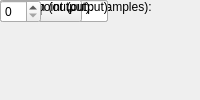
<?xml version="1.0" encoding="UTF-8"?>
<ui version="4.0">
 <class>MainWindow</class>
 <widget class="QMainWindow" name="MainWindow">
  <property name="windowTitle"><string>Async Vector Accumulator</string></property>
  <widget class="QWidget" name="centralwidget">
   <!-- NOTE: this is a simplified structural mirror of the generated
        <module>_ui.py, not a full round-trip Designer file. Regenerate
        both from the same spec if you need to edit layout by hand. -->
       <widget class="QLabel" name="label_name">
     <property name="text"><string>Block name</string></property>
    </widget>
       <widget class="QLineEdit" name="name"/>
       <widget class="QLabel" name="label_vec_len">
     <property name="text"><string>Vector length (2^? samples):</string></property>
    </widget>
       <widget class="QLineEdit" name="vec_len"/>
       <widget class="QLabel" name="label_arith_type">
     <property name="text"><string>Output type:</string></property>
    </widget>
       <widget class="QComboBox" name="arith_type">
     <item><property name="text"><string>Signed</string></property></item>
     <item><property name="text"><string>Unsigned</string></property></item>
    </widget>
       <widget class="QLabel" name="label_n_bits">
     <property name="text"><string>Bit width (output):</string></property>
    </widget>
       <widget class="QSpinBox" name="n_bits"/>
       <widget class="QLabel" name="label_bin_pt">
     <property name="text"><string>Binary point (output):</string></property>
    </widget>
       <widget class="QSpinBox" name="bin_pt"/>
  </widget>
 </widget>
 <resources/>
 <connections/>
</ui>
